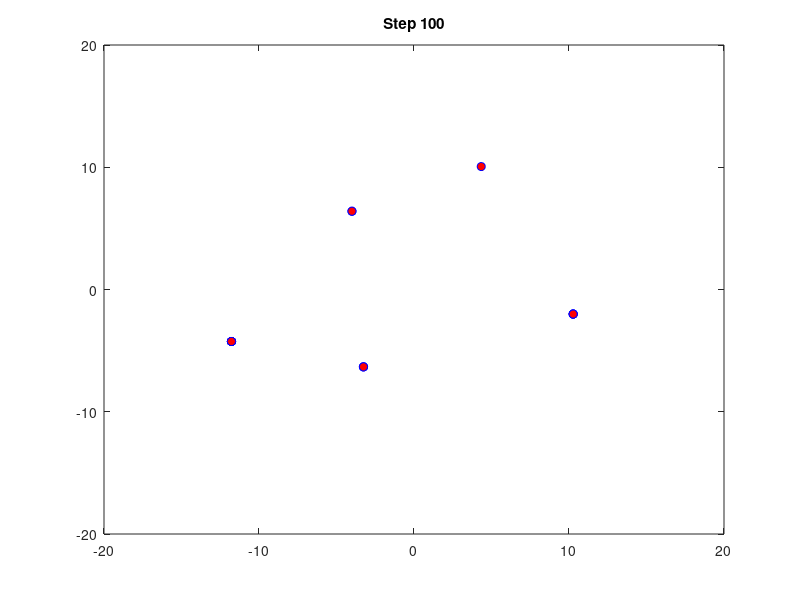

Reproduce this figure in MATLAB. (Note: this script raises an error after producing the figure.)
% Group project Random Walk

%% Workspace Preamble
clear all;
close all;
clc;

%% User Input
prompt1 = 'How many particles do you want to observe?: ';
Number_Particles = input(prompt1);
prompt2 = 'How many steps do you want the particle(s) to move?: ';
Number_Step = input(prompt2);
prompt3 = 'What step size do you want the particle(s) to take?: ';
Step_Size = input(prompt3);

%% Monte Carlo For Loop
for j = 1:Number_Particles % Loop for # of particles
    x_coordinate = 0; %Initialize x-cordinate
    y_coordinate = 0; %Initialize y-cordinate
    Number_Step = 100; %The number of step that the particle is moving
    Step_Size = 1; %The size of step when it moves


    % Loop For Random Angle
    for i = 1:Number_Step %Iterate to length of number of steps
        Angle = rand*2*pi; %Create random angle
        x_coordinate = (Step_Size * cos(Angle)) + x_coordinate; % x coordinate calc
        y_coordinate = (Step_Size * sin(Angle)) + y_coordinate; % y coordinate calc
    end
    
    x(j) = x_coordinate; %Index x coordinates
    y(j) = y_coordinate; %Index y coordinates
  
    %Graph for each step
    figure(1)
    plot(x,y,'o','MarkerEdgeColor','b','MarkerFaceColor','r')
    hold on
    title(['Step ',num2str(i)]) %Label the graph with the number of steps taken
    axis([-20,20,-20,20]) %Set the axes so they don't continually change
    pause(0.1) %Let the graph refresh
   
end

%% Histogram for X
figure(2)
histogram(x)

%% Standard Deviation Calculation
t = Number_Step * Step_Size;
D = Number_Particles / Number_Step;
sigma = sqrt(2 * D * t);
fprintf('The standard deviation of this Brownian Distribution is : %.3f', sigma)
